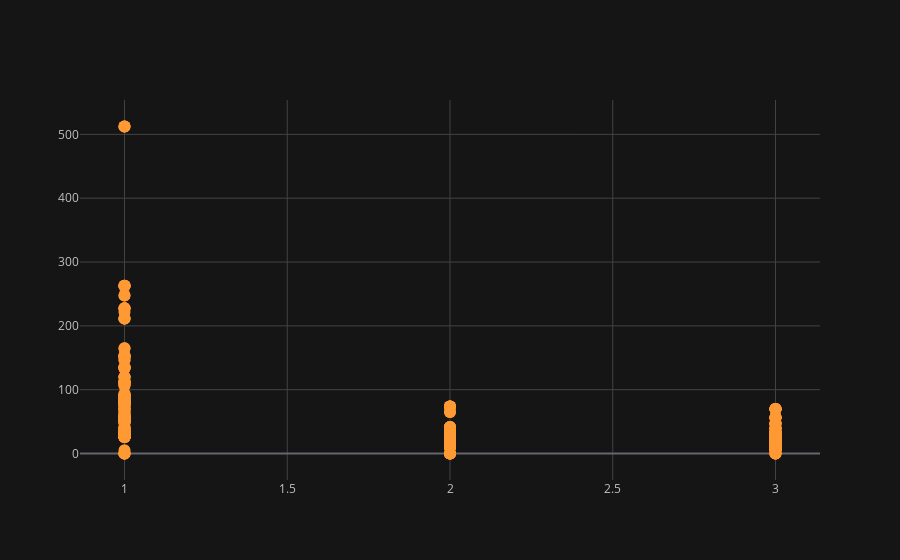

The code cell stored with this chart in its notebook:
### Code cell
df2.iplot(x='pclass',y='fare',mode='markers')

### Figure 1 — Plotly figure (JSON) as saved in the notebook; plotly's stock layout.template omitted (floating-point values rounded to 4 significant figures; data arrays with more than 128 entries replaced by an {"elided": "..."} marker saying what was removed)
{"data": [{"line": {"color": "rgba(255, 153, 51, 1.0)", "dash": "solid", "shape": "linear", "width": 1.3}, "marker": {"size": 12, "symbol": "circle"}, "mode": "markers", "name": "fare", "text": "", "type": "scatter", "x": {"elided": "891 int values"}, "y": {"elided": "891 float values"}}], "layout": {"legend": {"bgcolor": "#151516", "font": {"color": "#D9D9D9"}}, "paper_bgcolor": "#151516", "plot_bgcolor": "#151516", "title": {"font": {"color": "#D9D9D9"}}, "xaxis": {"gridcolor": "#434343", "showgrid": true, "tickfont": {"color": "#C2C2C2"}, "title": {"font": {"color": "#D9D9D9"}, "text": ""}, "zerolinecolor": "#666570"}, "yaxis": {"gridcolor": "#434343", "showgrid": true, "tickfont": {"color": "#C2C2C2"}, "title": {"font": {"color": "#D9D9D9"}, "text": ""}, "zerolinecolor": "#666570"}}}
